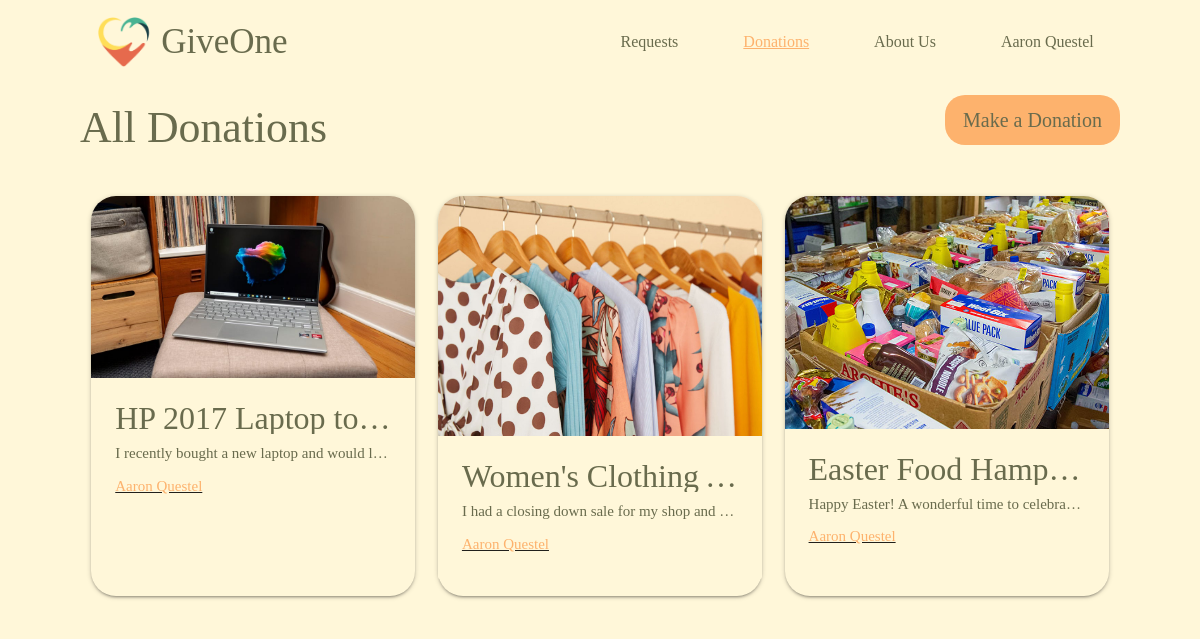
Screenshot of /all_donations (signed in) with the database file from the repository.
### models.py (models this page shows, shortened)
class User(UserMixin, db.Model):
    id = db.Column(db.Integer, primary_key=True)
    username = db.Column(db.String(80), unique=True, nullable=False)
    email = db.Column(db.String(120), unique=True, nullable=False)
    password = db.Column(db.String(120), nullable=False)
    requests = db.relationship('Requests', backref='user', lazy=True, cascade="all, delete-orphan")     #get all requests by user
    donations = db.relationship('Donations', backref='user', lazy=True, cascade="all, delete-orphan")   #get all donations for user
    uploads = db.relationship('Upload', backref='user', lazy=True, cascade="all, delete-orphan")

class Donations(db.Model):
    donid = db.Column(db.Integer, primary_key=True)
    title = db.Column(db.String(180), nullable=False)
    body = db.Column(db.String(1000), nullable=False)
    don_items = db.Column(db.String(2000), nullable=False)
    directions = db.Column(db.String(1000), nullable=False)
    note = db.Column(db.String(1000), nullable=False)
    userid  = db.Column(db.Integer, db.ForeignKey('user.id'), nullable=False)
    requested = db.Column(db.Boolean, default=False)
    requestor_username = db.Column(db.String(180), nullable=False, default="")
    requestor_email =  db.Column(db.String(180), nullable=False, default="")
    donation_image = db.relationship('Donation_Image', backref='donations', lazy=True, cascade="all, delete-orphan", uselist=False)

class Donation_Image(db.Model):
  img_id = db.Column(db.Integer, primary_key=True)
  filename = db.Column(db.String, nullable=False)
  donid = db.Column(db.Integer, db.ForeignKey('donations.donid'), nullable=False)
  def get_url(self):
    return f'/uploads/{self.filename}'

### app.py (the view)
@app.route('/all_donations', methods=['GET'])
@login_required
def all_donations():
  donations = Donations.query.all()
  return render_template('all_donations.html', donations=donations)

### app.py (called while the page is built)
@login_manager.user_loader
def load_user(user_id):
    return User.query.get(user_id)

### templates/all_donations.html (shortened to what this page needs)
<!DOCTYPE html>
<html lang="en">
    <head>
        <link rel="stylesheet" href="{{ url_for('static', filename='/all_requests.css') }}">
        <link rel="stylesheet" href="https://cdnjs.cloudflare.com/ajax/libs/materialize/1.0.0/css/materialize.min.css">
    </head>
    <body onload="show_toasts()">
        <div class="mycontainer">
            <div class="row">
                <nav class="col s12 nav-bar">
                    <a class="logo-div" href="{{ url_for('homepage') }}">
                        <img src="{{ url_for('static', filename='/GiveOneLogo.png') }}" alt="GiveOne logo" class="logo">
                        <h1 class="title text">GiveOne</h1>
                     </a>
                    <ul class="nav-items">
                        <li> <a class="nav-item text hide-on-med-and-down browser-default" href="{{ url_for('all_requests') }}">Requests</a> </li>
                        <li> <a class="current-page nav-item text hide-on-med-and-down" href="{{ url_for('all_donations') }}">Donations</a> </li>
                        <li> <a class="nav-item text hide-on-med-and-down" href="{{ url_for('about_us') }}">About Us</a> </li>
                        <li> <a class="profile nav-item text hide-on-med-and-down" href="{{ url_for('profile') }}">{{ current_user.username }}</a> </li>
                    </ul>
                </nav>
            </div>
        </div>
        <div class="mycontainer">
            <div class="row">
                <h3 class="page-title text">All Donations</h3>
            </div>
            <div class="row">
                {% for donation in donations %}
                    {% if donation.requested == False %}
                    <a href="/donation_page/{{donation.donid}}">
                        <div class="col s12 m6 l4" >
                            <div class="card hoverable medium">
                                <div class="card-image">
                                    <img src="{{ donation.donation_image.get_url() }}">
                                </div>
                                <div class="card-content">
                                    <span class="card-title text truncate">{{ donation.title }}</span>
                                    <p class="card-text text truncate">{{ donation.body }} </p>
                                    <div class="card-creator">
                                        <a class="profile-link text">{{ donation.user.username }}</a>
                                    </div>
                                </div>
                            </div>
                        </div>
                    </a>
                    {% endif %}
                {%  endfor %}
            </div>
        </div>
        <button data-target="form-modal" class="button modal-trigger text">Make a Donation</button>
    </body>
</html>

### static/all_requests.css (style rules this page uses)
* { box-sizing: border-box; border: 0; margin: 0; padding: 0; font-family: 'Playfair Display', serif; }
body { background-color: #FFF7D9; }
.text { color: #696B4D; }
.mycontainer { margin-left: 80px; margin-right: 80px; }
.nav-bar { margin-top: 10px; width: 100vw; background-color: #FFF7D9; display: flex; flex-direction: row; box-shadow: none; }
.logo-div { display: flex; align-items: center; text-decoration: none; }
.logo { height: 50px; width: 70px; object-fit: fill; }
.title { padding: 0; margin: 0; font-size: 35px; font-weight: 400; }
.nav-items { margin-left: auto; }
.nav-item { margin-left: 35px; font-size: 16px; font-weight: 50; transition: font-size 0.2s; }
.current-page { color: #FDB26D; font-weight: 100; text-decoration: underline; }
.card-image { border-top-left-radius: 25px !important; border-top-right-radius: 25px !important; }
.card { border-radius: 25px !important; background-color: #FFF7D9 !important; }
.card-content { background-color: #FFF7D9 !important; }
.card-title { font-size: 32px !important; }
.card-text { margin-top: 10px; height: 100%; width: 100%; }
.card-creator { text-decoration: underline; margin-top: 10px; vertical-align: bottom; }
.profile-link { color: #FDB26D; }
.button { background-color: #FDB26D; height: 50px; width: 175px; text-align: center; font-size: 20px; font-weight: 300; border-radius: 20px; font-family: 'Playfair Display', serif; margin: 15px auto 0px auto; transition: color height width; }
.modal-trigger { position: absolute; top: 80px; right:80px; }

### rows the page displays
User: username "Aaron Questel"
Donations: donation_image.get_url (picture), title "HP 2017 Laptop to…", body "I recently bought a new laptop and would l…", user.username "Aaron Questel"
Donations: donation_image.get_url (picture), title "Women's Clothing…", body "I had a closing down sale for my shop and…", user.username "Aaron Questel"
Donations: donation_image.get_url (picture), title "Easter Food Hamp…", body "Happy Easter! A wonderful time to celebra…", user.username "Aaron Questel"
